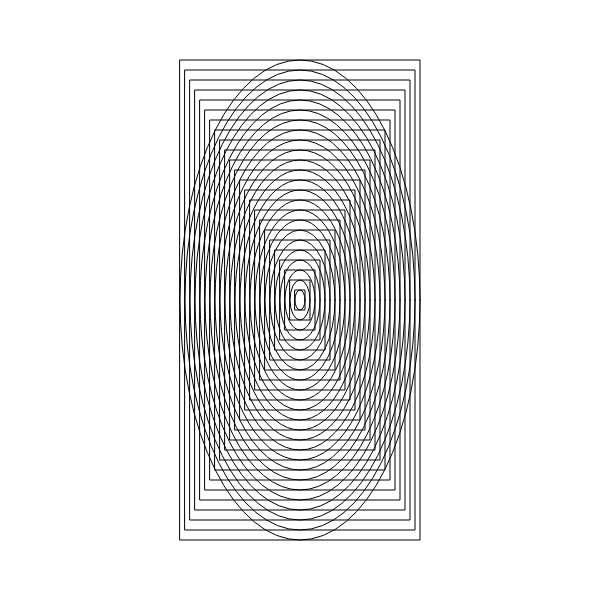
Frame 1 (no input)
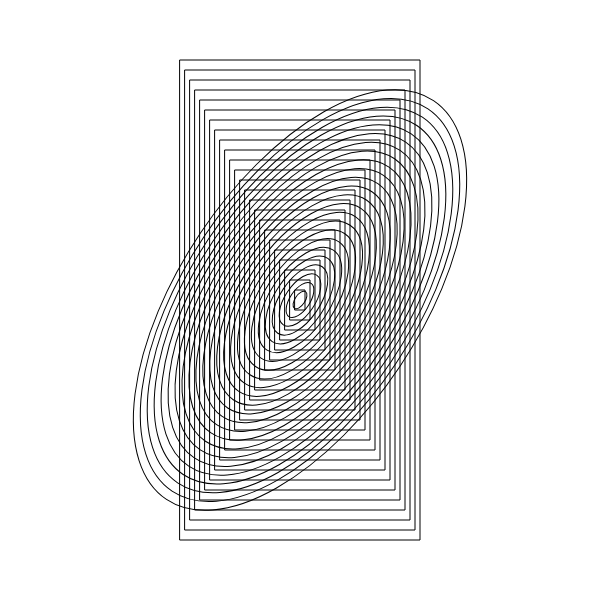
Frame 60 (no input)
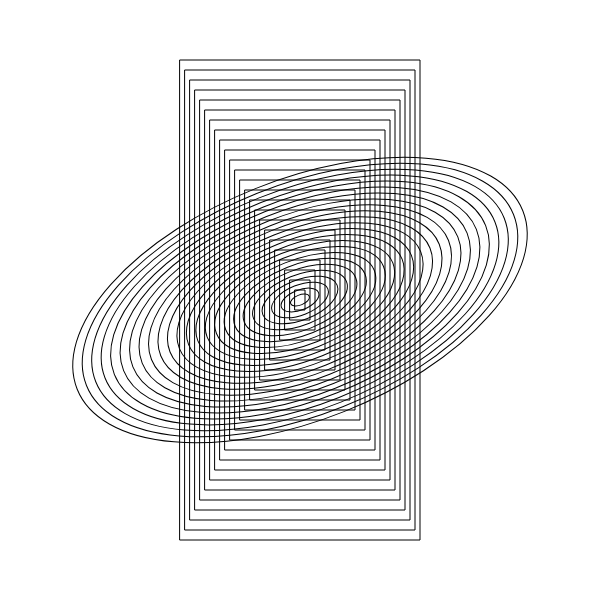
Frame 120 (the mouse pressed at the canvas centre since frame 60)

The p5.js sketch that drew these frames (run headless with seeded random() and noise() and a simulated clock; from frame 60 on, the mouse is pressed at the canvas centre):

// p5.js sketch
// ── sketch.js
var theta = 0.0;
var rectWidthMultiplier = 10;
var rectHeightMultiplier = 20;
var rotationSpeed = 0.01;

function setup() {
  createCanvas(600, 600);
  rectMode(CENTER);
}

function draw() {
  background(255);
  noFill();

  //stationary rect
  push();
  translate(width / 2, height / 2);
  for (var i = 0; i < 25; i++) {
    rect(0, 0,
      i * rectWidthMultiplier,
      i * rectHeightMultiplier);
  }
  pop();

  //rotating rect
  push();
  translate(width / 2, height / 2);
  rotate(theta);
  for (var i = 0; i < 25; i++) {
    ellipse(0, 0,
      i * rectWidthMultiplier,
      i * rectHeightMultiplier);
  }
  pop();
  theta += rotationSpeed;
}
